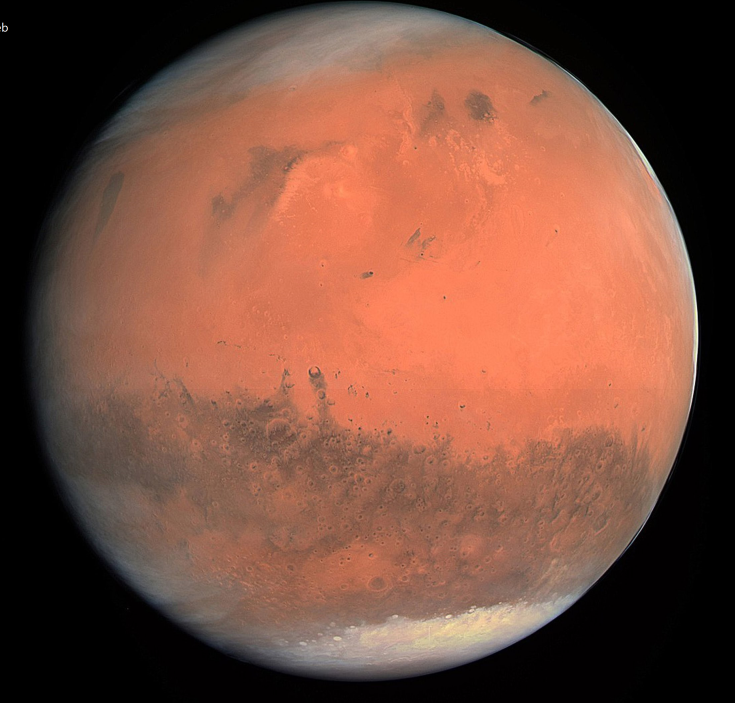
#> input picture Week 4/Goat.png, 2204 x 2109 px, found by its file name (shown at 1/3 size)
$ jupyter execute 'Practice 5.ipynb'
#> lines starting #> are read from the running program, lines starting #| are printed output that depends on the picture
[cell 1]
import cv2

# Load the image
image = cv2.imread(r"C:\Users\maxos\CSC418\dmoru883-dmoruCSC418\Week 4\Goat.png", cv2.IMREAD_GRAYSCALE)
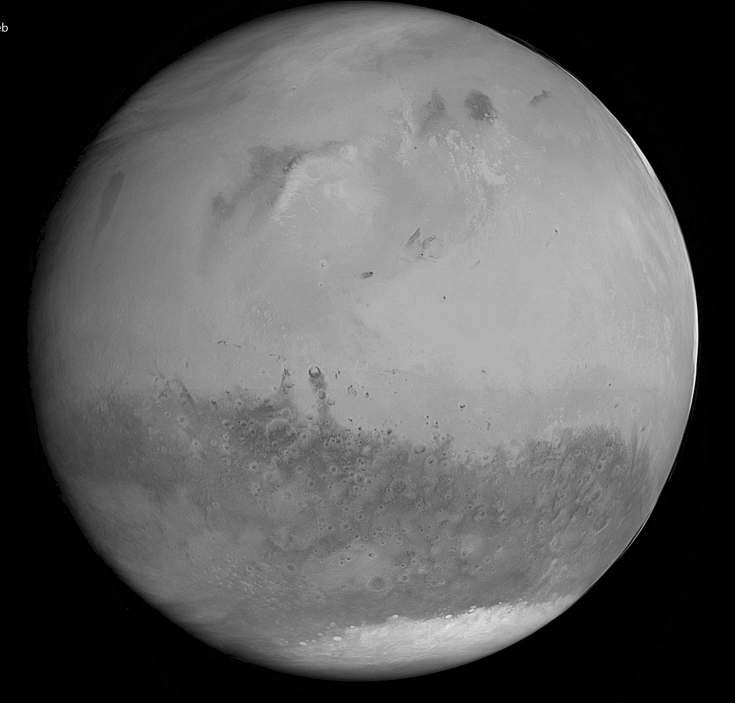
#> image: shape (2109, 2204) (shown at 1/3 size); min 0, max 255, mean 93.4

# Resize image
image = cv2.resize(image, (400, 400))
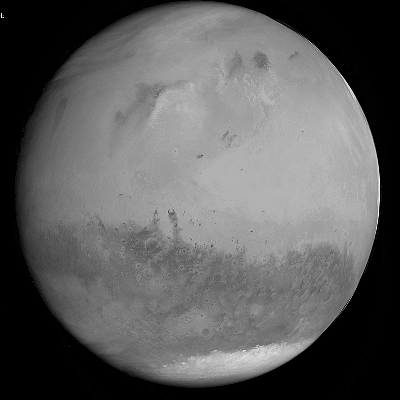
#> image: shape (400, 400); min 0, max 253, mean 93.3

# Perform Canny edge detection
edges = cv2.Canny(image, 100, 200)  # Adjust thresholds as needed
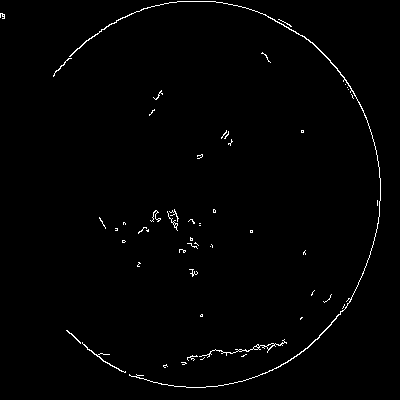
#> edges: shape (400, 400); 1.1% white in thin lines or dots

# Display the original image and the detected edges
cv2.imshow('Original', image)
cv2.imshow('Edges', edges)

# Wait for a key press and close all windows
cv2.waitKey(0)
cv2.destroyAllWindows()
